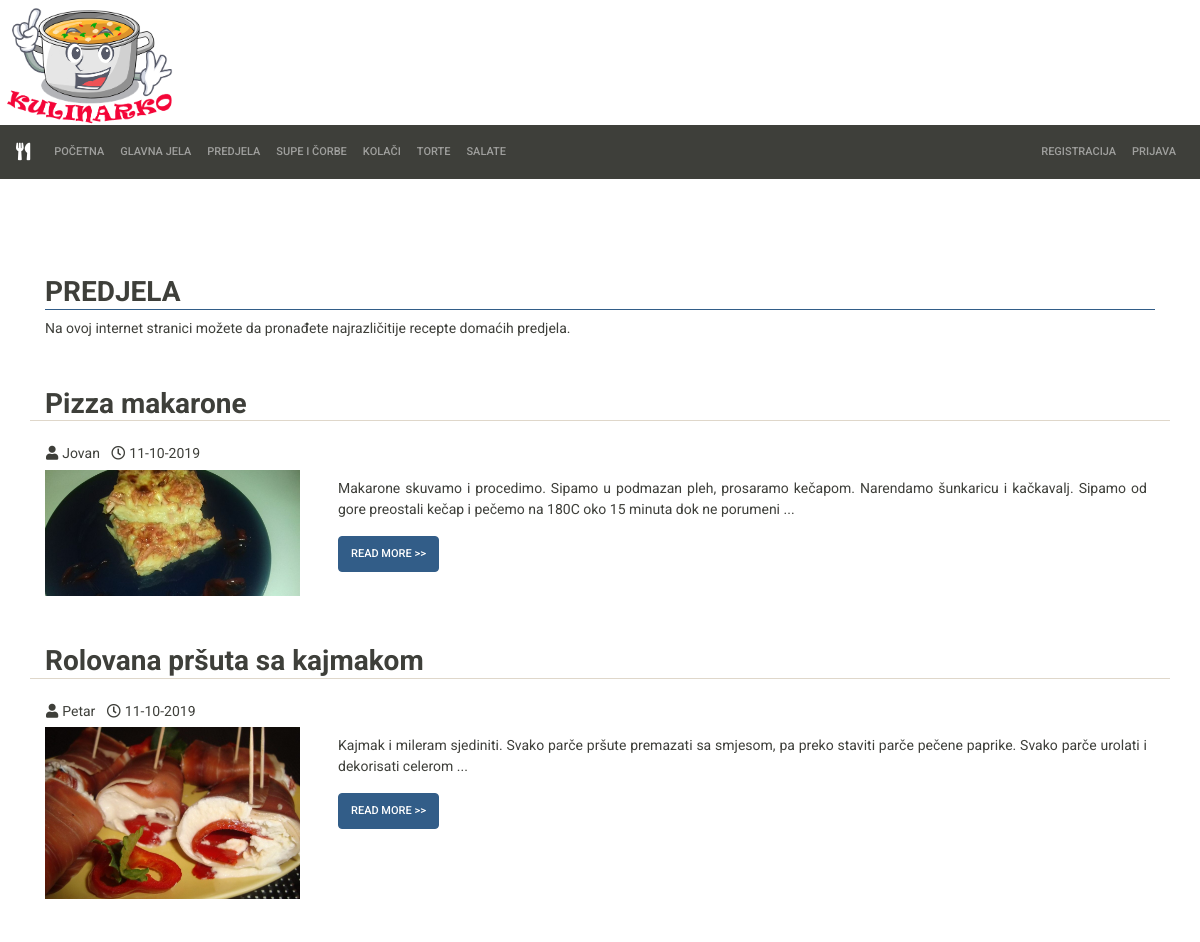
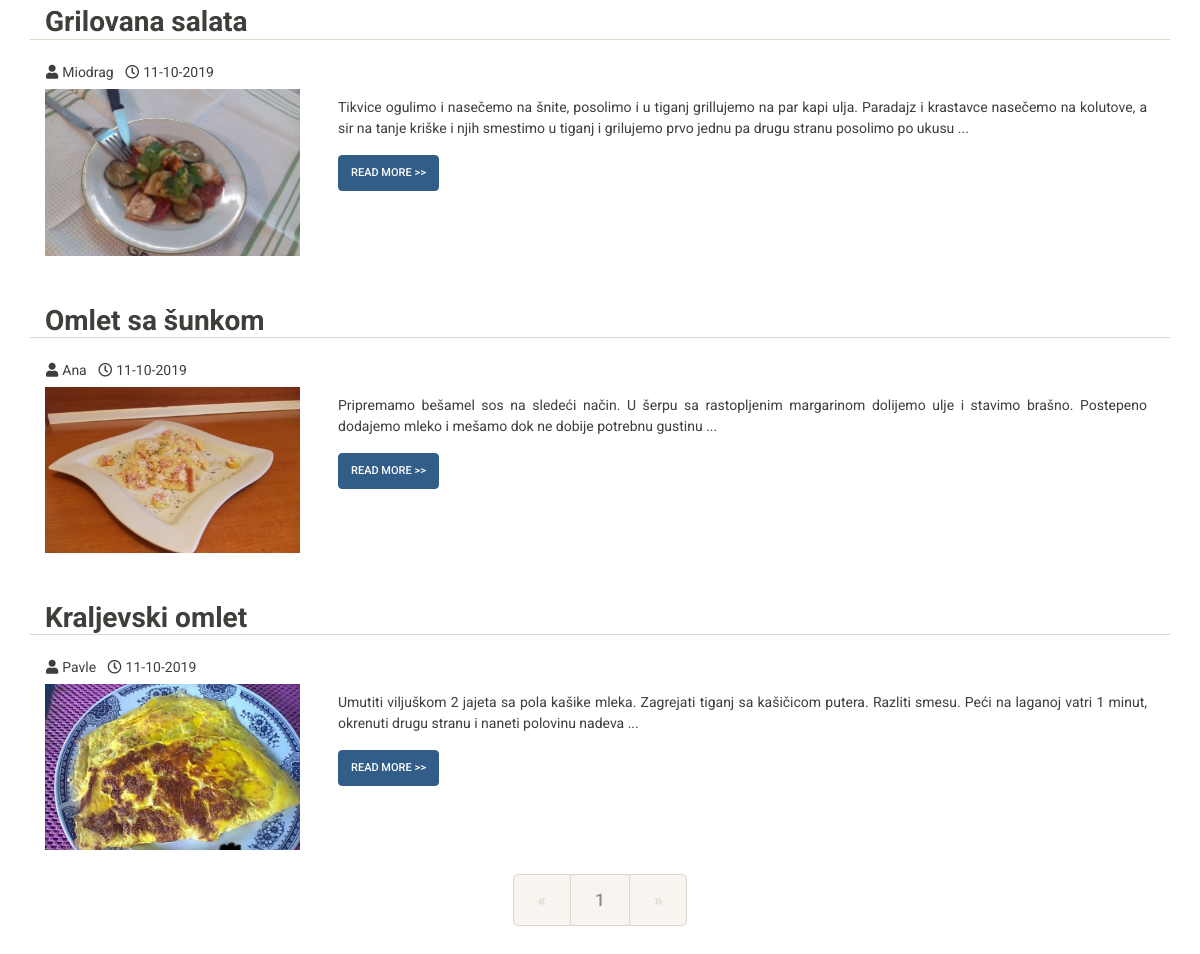
Before: /predjela.php with the older database file (2 pictures, top to bottom).
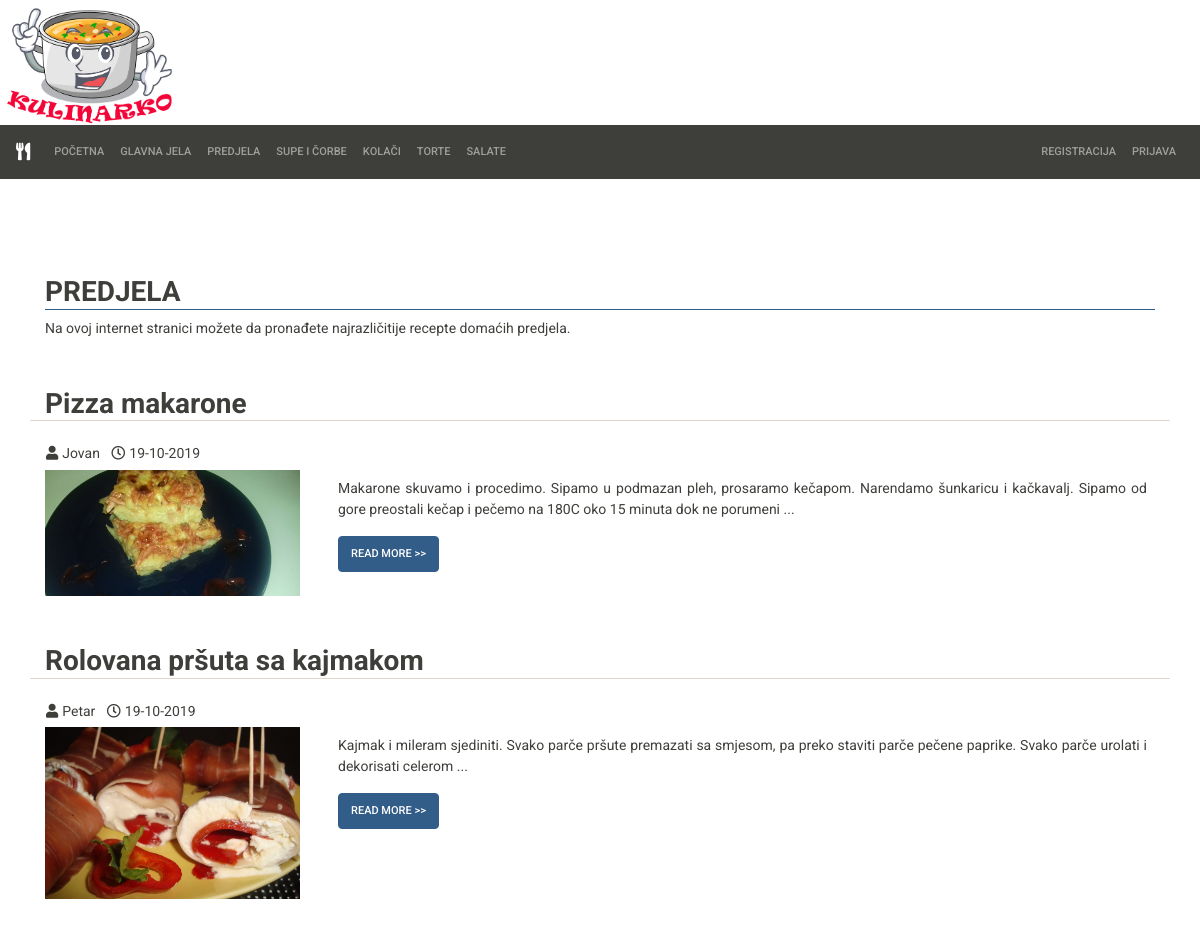
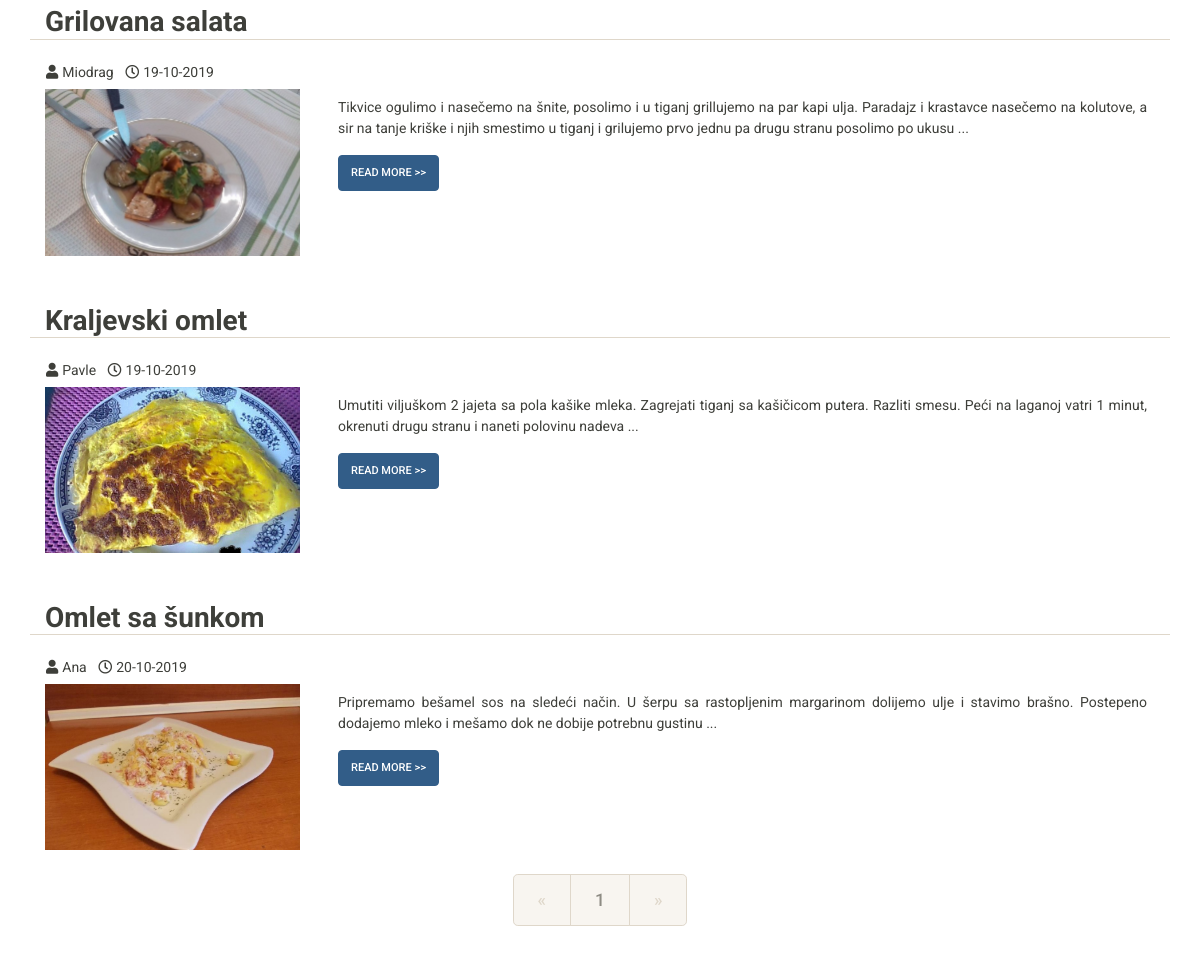
After: the same page with the newer database file (2 pictures, top to bottom).
### tables this page shows
CREATE TABLE IF NOT EXISTS `recepti` (
  `recept_id` int(11) NOT NULL AUTO_INCREMENT,
  `naziv_recepta` varchar(40) NOT NULL,
  `sastojci` varchar(512) NOT NULL,
  `slika_jela` varchar(256) DEFAULT NULL,
  `sadrzaj_recepta` text NOT NULL,
  `kategorija_jela` int(11) NOT NULL,
  `datum_unosa` timestamp NOT NULL DEFAULT CURRENT_TIMESTAMP ON UPDATE CURRENT_TIMESTAMP,
  `vreme_pripreme` varchar(20) NOT NULL,
  `autor_recepta` varchar(25) NOT NULL,
  PRIMARY KEY (`recept_id`),
  KEY `recept_korisnika` (`autor_recepta`),
  KEY `kategorija_recepta` (`kategorija_jela`)
);

CREATE TABLE IF NOT EXISTS `korisnici` (
  `korisnicko_ime` varchar(20) NOT NULL COMMENT 'korisnicko ime mora biti jedinstveno',
  `lozinka` varchar(64) NOT NULL,
  `ime` varchar(25) NOT NULL,
  `prezime` varchar(25) NOT NULL,
  `el_adresa` varchar(128) NOT NULL,
  `datum_rodjenja` date DEFAULT NULL,
  `adresa_stanovanja` varchar(128) DEFAULT NULL,
  `drzava_stanovanja` varchar(128) DEFAULT NULL,
  `pol` varchar(1) DEFAULT NULL,
  `telefon` varchar(20) DEFAULT NULL,
  `mobilni_telefon` varchar(20) DEFAULT NULL,
  `administrator` tinyint(1) DEFAULT NULL,
  `datum_unosa` timestamp NOT NULL DEFAULT CURRENT_TIMESTAMP,
  `datum_izmene` timestamp NOT NULL DEFAULT CURRENT_TIMESTAMP ON UPDATE CURRENT_TIMESTAMP,
  PRIMARY KEY (`korisnicko_ime`)
);

### predjela.php (the view, shortened to what this page needs)
<!DOCTYPE html>
<html lang="en">
<head>
    <link rel="stylesheet" type="text/css" href="./bootstrap/bootstrap.css">
    <link rel="stylesheet" href="./fontawesome/css/all.css">
    <link rel="stylesheet" type="text/css" href="./css/nasiStilovi.css">
</head>
<body>
    <div class="masthead">
    </div>
    <nav class="navbar navbar-expand-lg navbar-dark bg-primary">
        <a class="navbar-brand" href="index.php"> <i class="fas fa-utensils"></i> </a>
        <div class="collapse navbar-collapse" id="navbarColor01">
            <ul class="navbar-nav mr-auto">
                <li class="nav-item">
                    <a class="nav-link" href="index.php"> Početna <span class="sr-only">(current)</span></a>
                </li>
                <li class="nav-item">
                    <a class="nav-link" href="glavnaJela.php"> Glavna jela </a>
                </li>
                <li class="nav-item">
                    <a class="nav-link" href="predjela.php"> Predjela </a>
                </li>
                <li class="nav-item">
                    <a class="nav-link" href="supeIcorbe.php"> Supe i čorbe </a>
                </li>
                <li class="nav-item">
                    <a class="nav-link" href="kolaci.php"> Kolači </a>
                </li>
                <li class="nav-item">
                    <a class="nav-link" href="torte.php"> Torte </a>
                </li>
                <li class="nav-item">
                    <a class="nav-link" href="salate.php"> Salate </a>
                </li>
            </ul>
            <ul class="navbar-nav ml-auto">
                <li class="nav-item">
                    <a class="nav-link" href="#"> Registracija </a>
                </li>
                <li class="nav-item">
                    <a class="nav-link" href="#"> Prijava </a>
                </li>
            </ul>
        </div>
    </nav>
    <div class="container mt-5 pt-5">
        <h2 class="border-bottom border-primary"> <strong> PREDJELA </strong> </h2>
        <p> Na ovoj internet stranici možete da pronađete najrazličitije recepte domaćih predjela. </p>
        <?php
            $servername = "localhost";
            $username = "root";
            $password = "";
            $dbname = "kulinarko";
            $datatable = "recepti";
            $datatable_kor = "korisnici";
            $results_per_page = 10;
            $mysqli = new mysqli($servername, $username, $password, $dbname);
            if ( $mysqli->connect_error ) {
                echo "Error: ".$mysqli->connect_error;
            } else {
                $mysqli->set_charset("utf8");
                if (isset($_GET["page"])) {
                    $page = $_GET["page"];
                } else {
                    $page = 1;
                };
                $start_from = ($page-1) * $results_per_page;
                $query = "SELECT * FROM ".$datatable." WHERE KATEGORIJA_JELA = 1 ORDER BY DATUM_UNOSA ASC LIMIT $start_from, ".$results_per_page;
                $result = $mysqli->query($query);
                if ( $result == FALSE ) {
                    echo "Error: ".$mysqli->error($connection);
                } else {
                    while( $row = $result->fetch_assoc() ) {
                        $timestamp = strtotime($row["datum_unosa"]);
                        $date = date('d-m-Y', $timestamp);
                        $query_imeAutora = "SELECT * FROM ".$datatable_kor." WHERE korisnicko_ime = '".$row["autor_recepta"]."'";
                        $result_imeAutora = $mysqli->query($query_imeAutora);
                        if ( $result_imeAutora == FALSE ) {
                            $imeAutora = $row["autor_recepta"];
                        } else {
                            $row_users = $result_imeAutora->fetch_assoc();
                            $imeAutora = $row_users["ime"];
                        }
                        $sadrzajRecepta = $row["sadrzaj_recepta"];
                        $pozPoslednjeCeleReci = strpos($sadrzajRecepta, '.', 150);
                        $skraceniSadrzaj = substr($sadrzajRecepta, 0, $pozPoslednjeCeleReci);
                        $skraceniSadrzaj = $skraceniSadrzaj." ...";
                        echo "<div class='mt-5'>";
                        echo "<div class='row'>";
                        echo "<h2 class='col-12 border-bottom'> <strong>".$row["naziv_recepta"]."</strong> </h2>";
                        echo "</div>";
                        echo "<div class='row'>";
                        echo "<p class='col-12 text-capitalize'> <h6> <i class='fas fa-user ml-3 mr-1'></i>".$imeAutora." <i class='far fa-clock ml-2 mr-1'></i>".$date."</h6> </p>";
                        echo "</div>";
                        echo "<div class='row'>";
                        echo "<img src='".$row["slika_jela"]."' alt='Ime slike' class='col-9 col-md-3 rounded float-left'>";
                        echo "<p clas='col-9'>";
                        echo "<div class='d-flex flex-column mb-3 col-9'>";
                        echo "<div class='p-2 text-justify'>".$skraceniSadrzaj."</div>";
                        echo "<div class='p-2'>";
                        echo "<form method='POST' action='receptDetaljno.php'>";
                        echo "<button type='submit' class='btn btn-primary float-left'> Read More >> </button>";
                        echo "</form>";
                        echo "</div>";
                        echo "</div>";
                        echo "</p>";
                        echo "</div>";
                        echo "</div>";
                    }
                    $sql = "SELECT COUNT(*) AS total FROM ".$datatable." WHERE KATEGORIJA_JELA = 1";
                    $rs_result = $mysqli->query($sql);
                    $row = $rs_result->fetch_assoc();
                    $total_pages = ceil($row["total"] / $results_per_page);
                    echo "<div class='row my-4'>";
                    echo "<ul class='pagination pagination-lg mx-auto'>";
                    if ( $page == 1 ) {
                        echo "<li class='page-item disabled'>";
                        echo "<a class='page-link' href='#'>&laquo;</a>";
                        echo "</li>";
                    } else {
                        $prethodnaStrana = $page - 1;
                        echo "<li class='page-item'>";
                        echo "<a class='page-link' href='predjela.php?page=".$prethodnaStrana."'>&laquo;</a>";
                        echo "</li>";
                    }
                    for ( $i = 1; $i <= $total_pages; $i++ ) {
                        echo "<li class='page-item'>";
                        echo "<a href='predjela.php?page=".$i."'";
                        if ( $i == $page ) {
                            echo " class='page-link curPage active'";
                        } else {
                            echo " class='page-link'";
                        }
                        echo ">".$i."</a> ";
                        echo "</li>";
                    }
                    if ( $page == $total_pages ) {
                        echo "<li class='page-item disabled'>";
                        echo "<a class='page-link' href='#'>&raquo;</a>";
                        echo "</li>";
                    } else {
                        $sledecaStrana = $page + 1;
                        echo "<li class='page-item'>";
                        echo "<a class='page-link' href='predjela.php?page=".$sledecaStrana."'>&raquo;</a>";
                        echo "</li>";
                    }
                }
            }
        ?>
    </div>
</body>
</html>

### css/nasiStilovi.css (style rules this page uses)
.masthead { padding-top: 25px; padding-bottom: 100px; background-image: url('../media/LogoKulinarko.png'); width: 185px; background-position: left; background-repeat: no-repeat; background-size: cover; }

Changed rows visible on the page:
changed recepti "Pizza makarone": datum_unosa "11-10-2019" → "19-10-2019"
changed recepti "Rolovana pršuta sa kajmakom": datum_unosa "11-10-2019" → "19-10-2019"
changed recepti "Grilovana salata": datum_unosa "11-10-2019" → "19-10-2019"
changed recepti "Kraljevski omlet": datum_unosa "11-10-2019" → "19-10-2019"; moves up the list
changed recepti "Omlet sa šunkom": datum_unosa "11-10-2019" → "20-10-2019"
